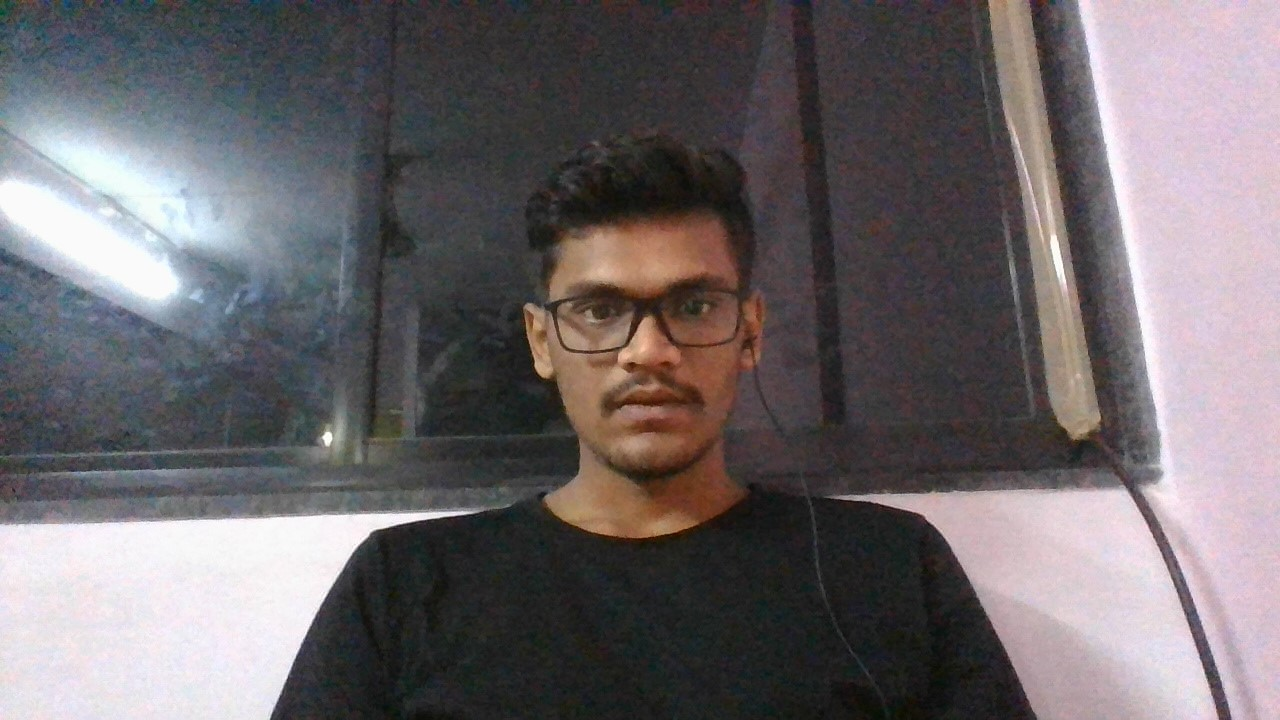
#> input picture test_2.jpg, 1280 x 720 px
$ python face_app.py
#> lines starting #> are read from the running program, lines starting #| are printed output that depends on the picture; after the words box and inside, x2 and y2 are one past the last pixel; in counts of white or black regions, pixels touching at a corner belong together
import cv2

face_cascade = cv2.CascadeClassifier("haarcascade_frontalface_default.xml")

img = cv2.imread("test_2.jpg")
#> img is the input picture: shape (720, 1280, 3); mean B, G, R 107.1, 104.3, 110

gray_img = cv2.cvtColor(img,cv2.COLOR_BGR2GRAY)
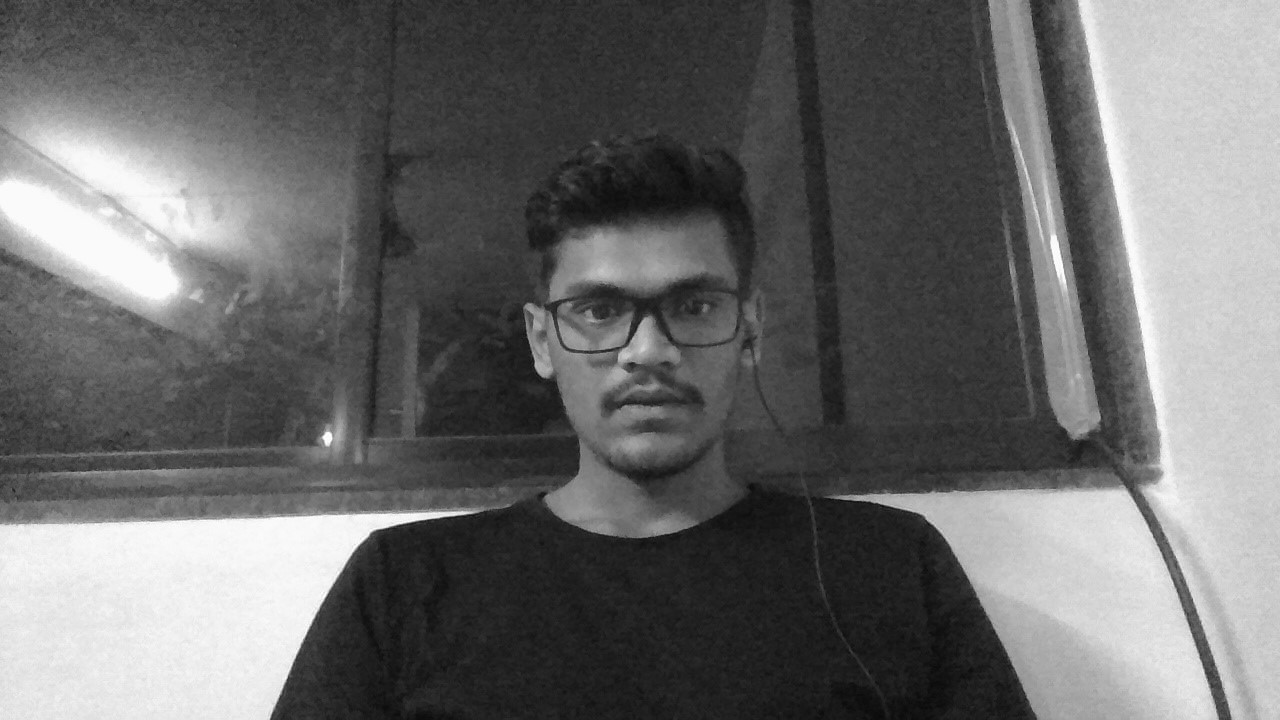
#> gray_img: shape (720, 1280); min 5, max 255, mean 106.3

gray_img = cv2.GaussianBlur(gray_img,(21,21),0)

face = face_cascade.detectMultiScale(gray_img, scaleFactor=1.05,minNeighbors=5)
#> face = [[509, 208, 268, 268]]

for x,y,w,h in face:
    img = cv2.rectangle(img,(x,y),(x+w,y+h),(0,255,0),2)
#> this loop made 1 pass
#> pass 1, `img = cv2.rectangle(img,(x,y),(x+w,y+h),(0,255,0),2)`:
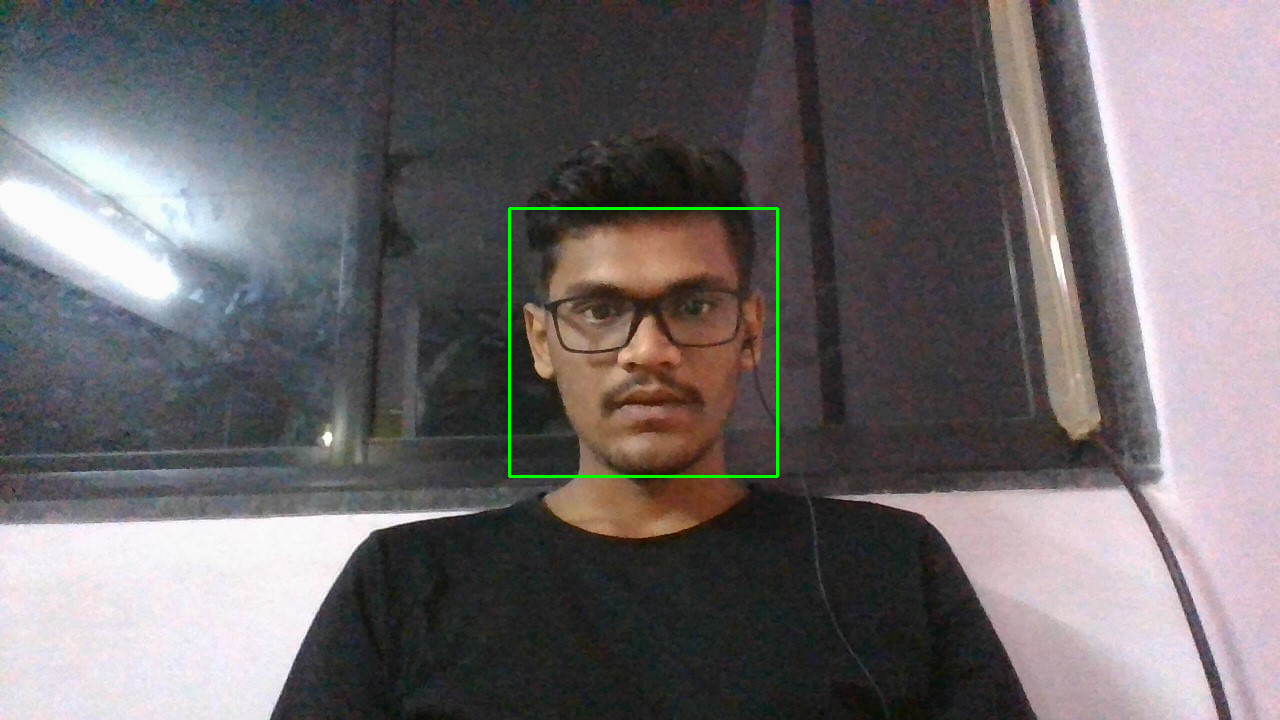
#> img: shape (720, 1280, 3); 0.35% of pixels changed, all inside (x1, y1, x2, y2) = (508, 207, 779, 478)

#resized = cv2.resize(img,int(img.shape[1]/2),int(img.shape[0]/2))

cv2.imshow("Gray",img)

cv2.waitKey(0)

cv2.destroyAllWindows()

$ run again, with my_1.png saved as test_2.jpg
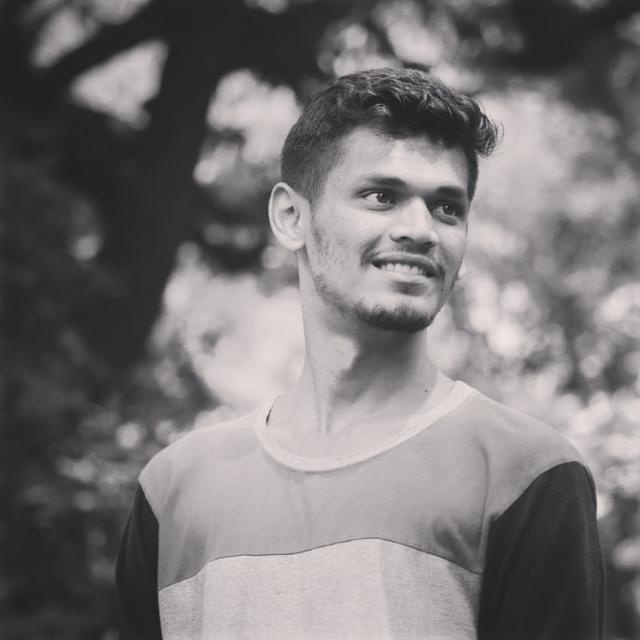
#> input picture my_1.png, 640 x 640 px
#> img is the input picture: shape (640, 640, 3); mean B, G, R 117.6, 116.3, 119.3
#> face = [[314, 123, 197, 197]]
#> the loop `for x,y,w,h in face:` made 1 pass
#> pass 1, `img = cv2.rectangle(img,(x,y),(x+w,y+h),(0,255,0),2)`:
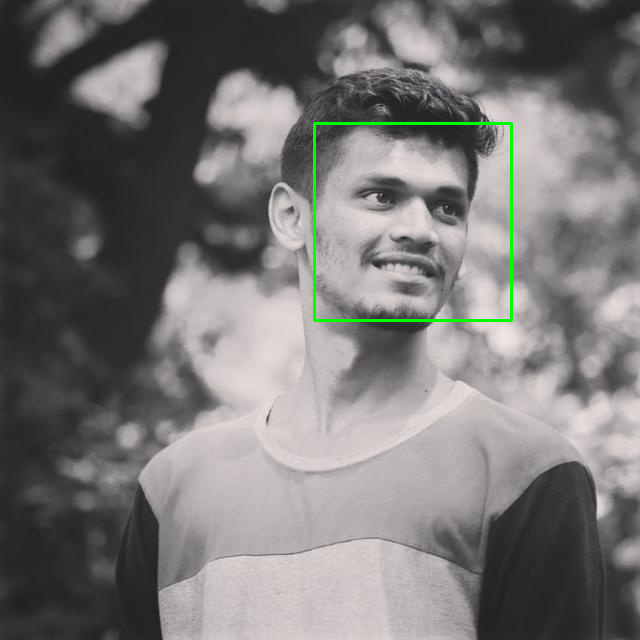
#> img: shape (640, 640, 3); 0.58% of pixels changed, all inside (x1, y1, x2, y2) = (313, 122, 513, 322)

$ run again, with test_3.jpeg copied over test_2.jpg
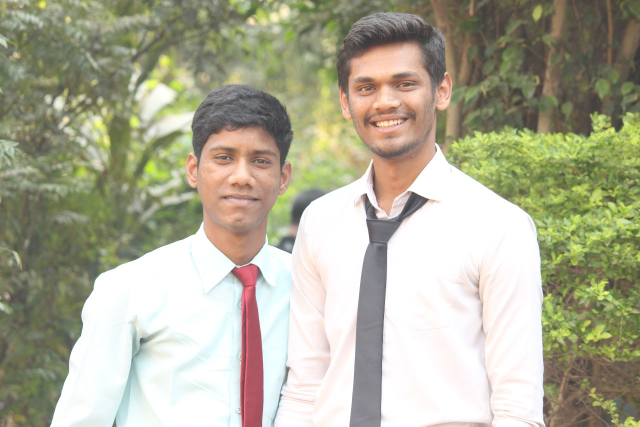
#> input picture test_3.jpeg, 1280 x 853 px (shown at 1/2 size)
#> img is the input picture: shape (853, 1280, 3); mean B, G, R 150.4, 172.5, 174.1
#> `gray_img = cv2.cvtColor(img,cv2.COLOR_BGR2GRAY)`:
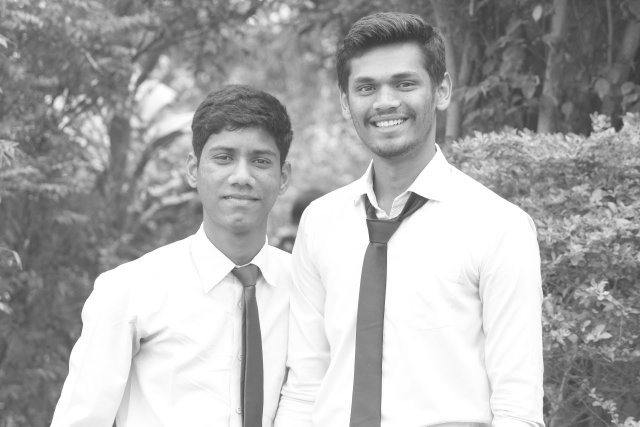
#> gray_img: shape (853, 1280) (shown at 1/2 size); min 49, max 255, mean 170.4
#> face = [[339, 136, 57, 57], [380, 235, 209, 209], [666, 89, 212, 212]]
#> the loop `for x,y,w,h in face:` made 3 passes
#> pass 3, `img = cv2.rectangle(img,(x,y),(x+w,y+h),(0,255,0),2)`:
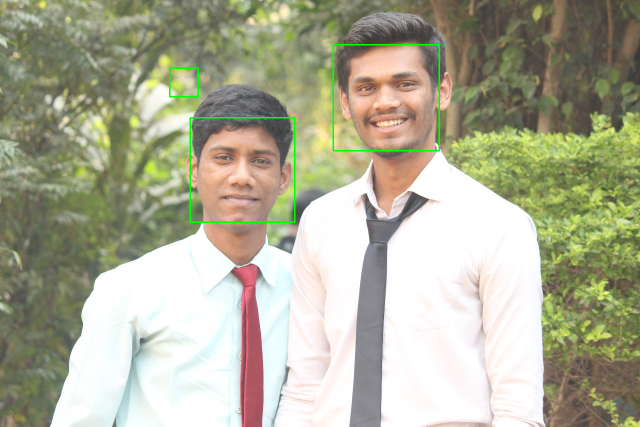
#> img: shape (853, 1280, 3) (shown at 1/2 size); mean B, G, R 149.8, 173, 173.3
